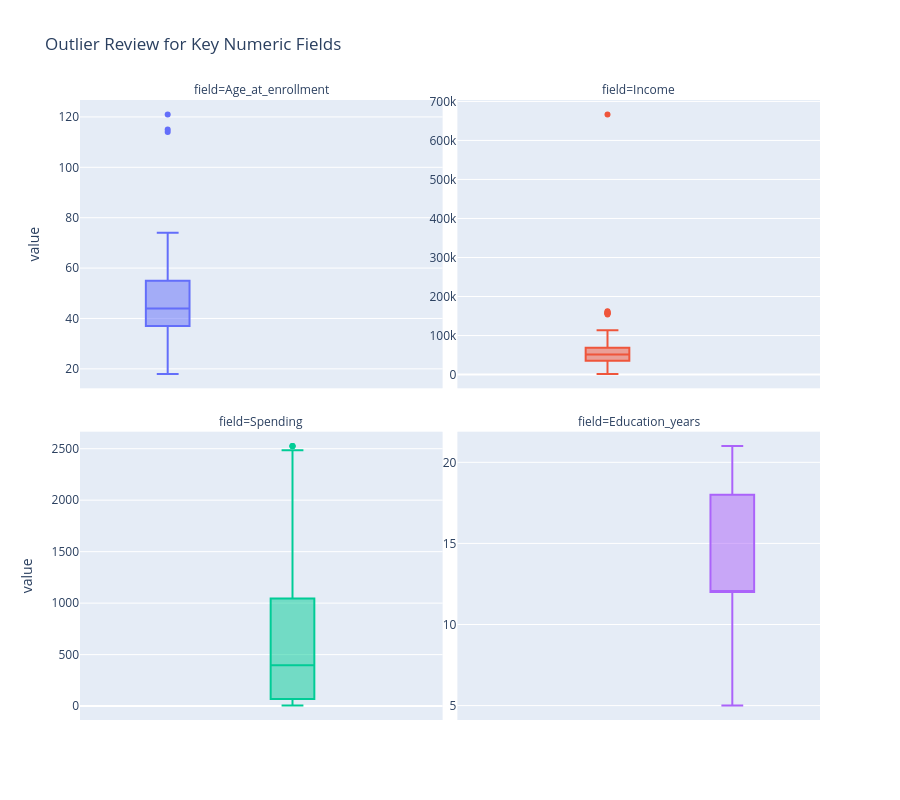

Notebook code for this chart:
### Code cell
plotly_boxplots = px.box(
    overview, y='value', facet_col='field', facet_col_wrap=2,
    color='field', height=800,
    title='Outlier Review for Key Numeric Fields'
)
plotly_boxplots.update_yaxes(matches=None, showticklabels=True)
plotly_boxplots.update_layout(showlegend=False)
plotly_boxplots.show()

### Figure 1 — Plotly figure (JSON) as saved in the notebook; plotly's stock layout.template omitted (floating-point values rounded to 4 significant figures; data arrays with more than 128 entries replaced by an {"elided": "..."} marker saying what was removed)
{"data": [{"alignmentgroup": "True", "hovertemplate": "field=Age_at_enrollment<br>value=%{y}<extra></extra>", "legendgroup": "Age_at_enrollment", "marker": {"color": "#636efa"}, "name": "Age_at_enrollment", "notched": false, "offsetgroup": "Age_at_enrollment", "orientation": "v", "showlegend": true, "type": "box", "x0": " ", "xaxis": "x3", "y": {"elided": "2240 float values"}, "y0": " ", "yaxis": "y3"}, {"alignmentgroup": "True", "hovertemplate": "field=Income<br>value=%{y}<extra></extra>", "legendgroup": "Income", "marker": {"color": "#EF553B"}, "name": "Income", "notched": false, "offsetgroup": "Income", "orientation": "v", "showlegend": true, "type": "box", "x0": " ", "xaxis": "x4", "y": {"elided": "2240 float values"}, "y0": " ", "yaxis": "y4"}, {"alignmentgroup": "True", "hovertemplate": "field=Spending<br>value=%{y}<extra></extra>", "legendgroup": "Spending", "marker": {"color": "#00cc96"}, "name": "Spending", "notched": false, "offsetgroup": "Spending", "orientation": "v", "showlegend": true, "type": "box", "x0": " ", "xaxis": "x", "y": {"elided": "2240 float values"}, "y0": " ", "yaxis": "y"}, {"alignmentgroup": "True", "hovertemplate": "field=Education_years<br>value=%{y}<extra></extra>", "legendgroup": "Education_years", "marker": {"color": "#ab63fa"}, "name": "Education_years", "notched": false, "offsetgroup": "Education_years", "orientation": "v", "showlegend": true, "type": "box", "x0": " ", "xaxis": "x2", "y": {"elided": "2240 float values"}, "y0": " ", "yaxis": "y2"}], "layout": {"annotations": [{"font": {}, "showarrow": false, "text": "field=Spending", "x": 0.245, "xanchor": "center", "xref": "paper", "y": 0.465, "yanchor": "bottom", "yref": "paper"}, {"font": {}, "showarrow": false, "text": "field=Education_years", "x": 0.755, "xanchor": "center", "xref": "paper", "y": 0.465, "yanchor": "bottom", "yref": "paper"}, {"font": {}, "showarrow": false, "text": "field=Age_at_enrollment", "x": 0.245, "xanchor": "center", "xref": "paper", "y": 1.0, "yanchor": "bottom", "yref": "paper"}, {"font": {}, "showarrow": false, "text": "field=Income", "x": 0.755, "xanchor": "center", "xref": "paper", "y": 1.0, "yanchor": "bottom", "yref": "paper"}], "boxmode": "group", "height": 800, "legend": {"title": {"text": "field"}, "tracegroupgap": 0}, "showlegend": false, "title": {"text": "Outlier Review for Key Numeric Fields"}, "xaxis": {"anchor": "y", "domain": [0.0, 0.49]}, "xaxis2": {"anchor": "y2", "domain": [0.51, 1.0], "matches": "x"}, "xaxis3": {"anchor": "y3", "domain": [0.0, 0.49], "matches": "x", "showticklabels": false}, "xaxis4": {"anchor": "y4", "domain": [0.51, 1.0], "matches": "x", "showticklabels": false}, "yaxis": {"anchor": "x", "domain": [0.0, 0.465], "showticklabels": true, "title": {"text": "value"}}, "yaxis2": {"anchor": "x2", "domain": [0.0, 0.465], "showticklabels": true}, "yaxis3": {"anchor": "x3", "domain": [0.535, 1.0], "showticklabels": true, "title": {"text": "value"}}, "yaxis4": {"anchor": "x4", "domain": [0.535, 1.0], "showticklabels": true}}}
